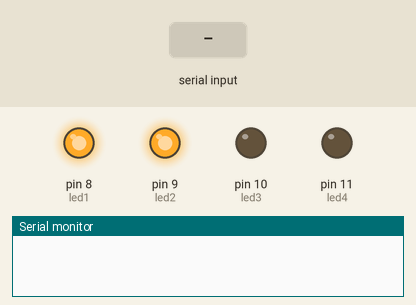
A sketch run on a simulated Arduino Uno, built with avr-gcc and run on an emulated ATmega328P. Shown: output pins drawn as LEDs (lit = HIGH), the last lines printed to the serial monitor. The inputs (shaded band) are chosen by the test bench.

Above: at 1.2 s.
1.3 s: "5\n" received over Serial
At 1.9 s:
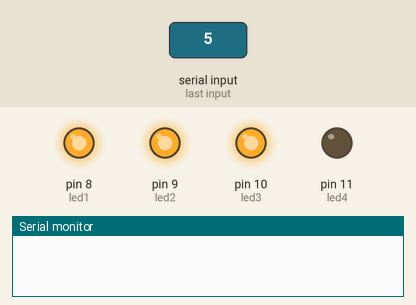
4.3 s: "90,45\n" received over Serial
At 6.7 s:
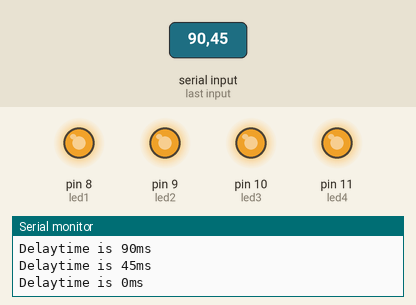
7.3 s: "30,150\n" received over Serial
At 7.49 s:
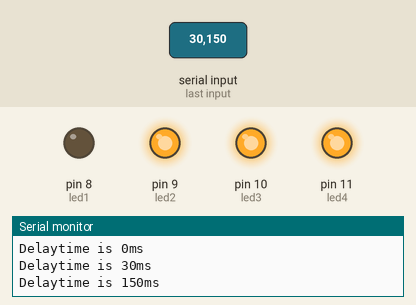
Timing chart, 0 to 10.6 s (numbered marks = the images above; inputs shaded):
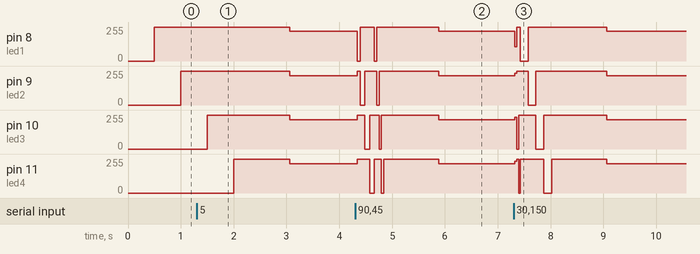

The sketch:

LEDONOFF.ino
```cpp
int led1=8;
int led2=9;
int led3=10;
int led4=11;
int delaytime =500;
void setup() {
  // put your setup code here, to run once:
pinMode(led1,OUTPUT);
pinMode(led2,OUTPUT);
pinMode(led3,OUTPUT);
pinMode(led4,OUTPUT);
Serial.begin(9600);
}

void loop() {
if (Serial.available()){
  delaytime=Serial.parseInt();
  Serial.print("Delaytime is ");
  Serial.print(delaytime);
  Serial.println("ms");
  }
digitalWrite(led1,LOW);
delay(delaytime);
digitalWrite(led1,HIGH);
digitalWrite(led2,LOW);
delay(delaytime);
digitalWrite(led2,HIGH);
digitalWrite(led3,LOW);
delay(delaytime);
digitalWrite(led3,HIGH);
digitalWrite(led4,LOW);
delay(delaytime);
digitalWrite(led4,HIGH);
}
```

Measured:
- after the input at 4.3 s, pin 8 (led1): 223/255 → 255/255 at once, → 223/255 1.5 s later; pin 9 (led2): 219/255 → 0/255 at once, → 255/255 0.14 s later, → 219/255 1.4 s later
- after the input at 7.3 s, pin 8 (led1): 223/255 → 0/255 at once, → 255/255 0.25 s later, → 223/255 1.5 s later; pin 9 (led2): 219/255 → 255/255 at once, → 0/255 0.25 s later, → 255/255 0.15 s later, → 219/255 1.3 s later
